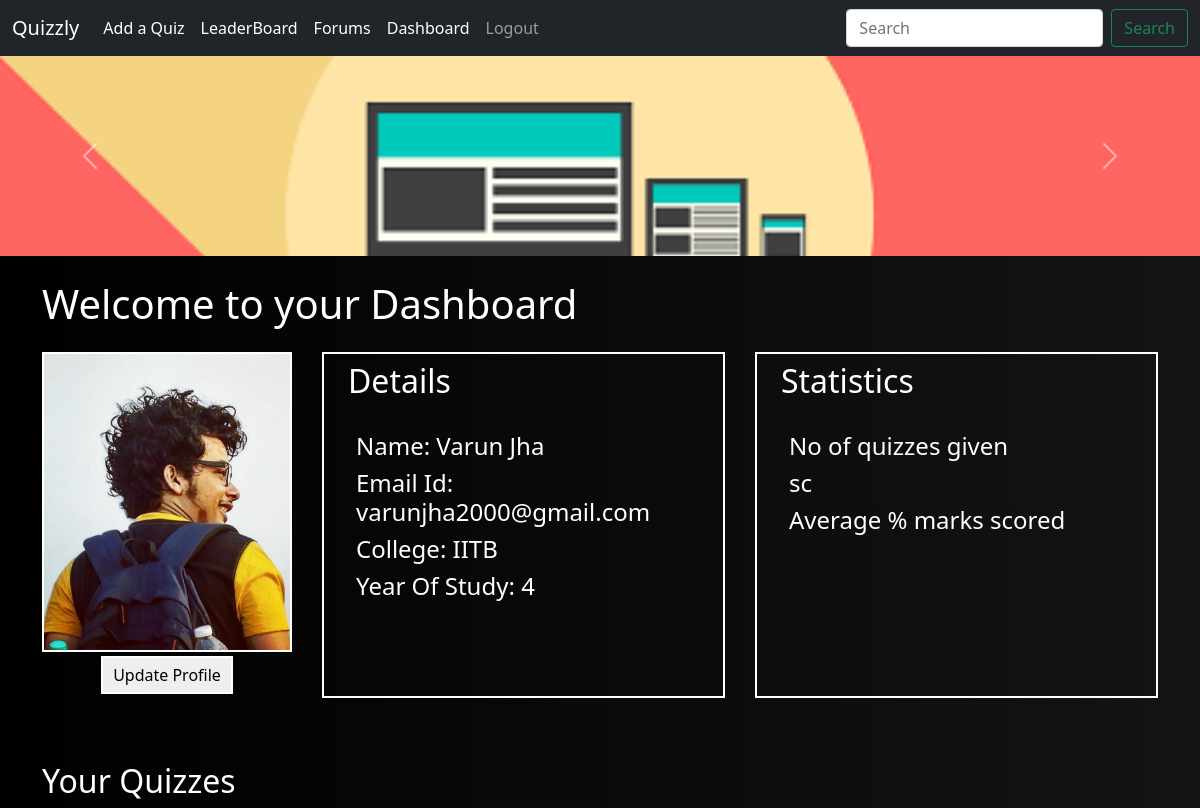
Before: /accounts/dashboard (signed in) with the older database file.
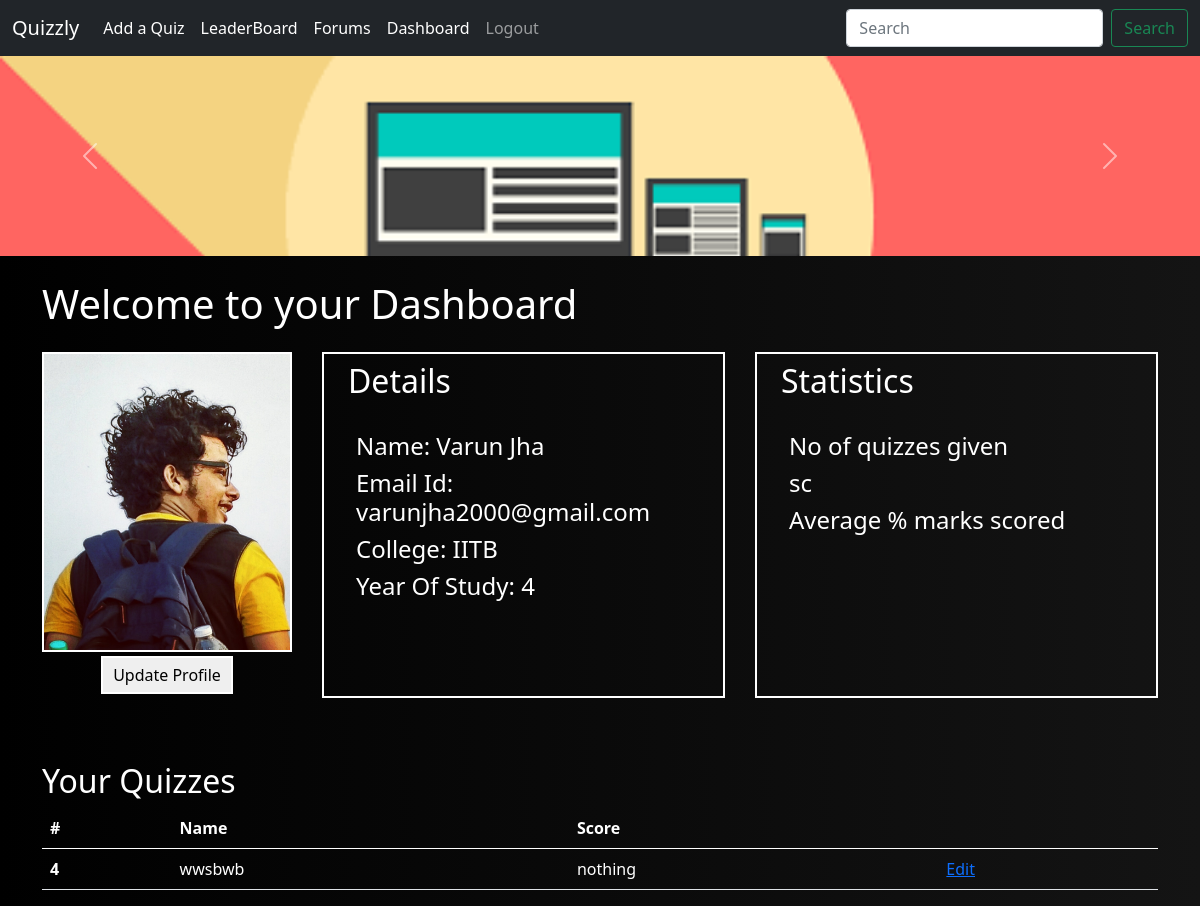
After: the same page with the newer database file.
### quizzes/models.py (models this page shows, shortened)
class Quiz(models.Model):
    quiz_id=models.IntegerField()
    quiz_title=models.CharField(max_length=200)
    cover_img=models.ImageField(upload_to="photos/%y/%m/",default='aaaaaaa.jpeg')
    created_by=models.IntegerField(default=1)
    is_public=models.BooleanField(default=True)

### accounts/views.py (the view, shortened to what this page needs)
# urls.py: path('dashboard', views.dashboard, name='dashboard'),
@login_required(login_url='login')
def dashboard(request):
    user_id=request.user.id
    this_user=get_object_or_404(User_profile,user_id=user_id)
    quizzes_by_user=Quiz.objects.filter(created_by=user_id)
    data={'user':this_user,
    'quizzes_by_user' :quizzes_by_user,
    }
    return render(request,'dashboard.html',data)

### templates/dashboard.html (shortened to what this page needs)
{% extends 'base.html' %}  {% block content %}
<div class="container my-4">
    <h1>Welcome to your Dashboard</h1>
</div>
<div class="dashboard container my-3 mx-6">
    <div class="photo_case">
        <div id="photo_box">
        </div>
        <button class="update_profile my-1" id='update_profile_button'>Update Profile</button>
    </div>
    <div class="desc_box" class="" id='view_details'>
        <h2 class="mx-4 my-2">Details</h2><br>
        <ul style="list-style: none;">
            <li>
                <h4>Name: {{user.user_name}}</h4>
            </li>
            <li>
                <h4>Email Id: {{request.user.username}}</h4>
            </li>
            <li>
                <h4>College: {{user.college}} </h4>
            </li>
            <li>
                <h4>Year Of Study: {{user.year_study}}</h4>
            </li>
        </ul>
    </div>
    <div class="desc_box" class="">
        <h2 class="mx-4 my-2">Statistics</h2><br>
        <ul style="list-style: none;">
            <li>
                <h4>No of quizzes given </h4>
            </li>
            <li>
                <h4>sc</h4>
            </li>
            <li>
                <h4>Average % marks scored</h4>
            </li>
        </ul>
    </div>
</div>
<br><br>
<div class="container">
    <h2>Your Quizzes</h2>
    {% if quizzes_by_user %}
    <table class="table table-hover" style="color: white;">
        <thead>
            <tr>
                <th scope="col">#</th>
                <th scope="col">Name</th>
                <th scope="col">Score</th>
                <th scope="col"></th>
            </tr>
        </thead>
        <tbody>
            {% for quiz in quizzes_by_user %}
            <tr style="color: white;">
                <th scope="row">{{quiz.quiz_id}}</th>
                <td>{{quiz.quiz_title}}</td>
                <td>nothing</td>
                <td><a href="{% url 'view_questions' quiz.quiz_id %}">Edit</a></td>
            </tr>
            {% endfor %}
        </tbody>
    </table>
    {% endif %}
</div>
{% endblock content %}

Changed rows visible on the page:
added Quiz: quiz_id "4", quiz_title "wwsbwb"
Other visible differences:
text now shown: "# Name Score"
